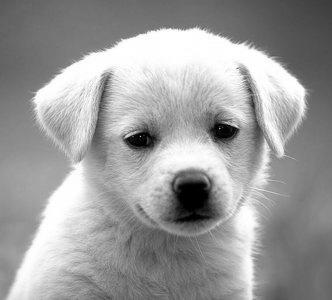
#> input picture Session1/images/dog.jpg, 332 x 300 px
$ jupyter execute Session1.ipynb
#> lines starting #> are read from the running program, lines starting #| are printed output that depends on the picture
# Agenda
1. Read and Show image **(opencv)**
2. Resize , Cropping and Rotating

## import Resources and Library

[cell 1]
import cv2 as cv

path = './images/'

[cell 2]
cv.__version__

### Read an image from file ([imread(path ,Colorflage)](https://docs.opencv.org/4.x/d4/da8/group__imgcodecs.html#ga288b8b3da0892bd651fce07b3bbd3a56))
- **path :**  location of image in files (For example : image\file\NameOfImage )
- **Colorflage :** to read BGR image value **(1)** and Gray image value **(0)**


[cell 3]
path

[cell 4]
img = cv.imread(path+'dog.jpg') # default
#> img is the input picture: shape (300, 332, 3); min 0, max 255, mean 155.7

[cell 5]
print(type(img))
#| <class 'numpy.ndarray'>

[cell 6]
img

[cell 7]
assert img is not None , "Cant read image"

[cell 8]
img.shape
#> Out = (300, 332, 3)
# (Height , Width , numberofchannels)

### Display an image in an OpenCV window ([imshow(title ,img)](https://docs.opencv.org/4.x/d7/dfc/group__highgui.html#ga453d42fe4cb60e5723281a89973ee563))
- Arguments:
    - title of window
    - image object

[cell 9]
cv.imshow("Dog image ", img)
k = cv.waitKey(0)
#> (key Esc is pressed here)
cv.destroyAllWindows()

## Resize image

Tasks:
- Preserve Aspect Ratio (height to width ratio of image is preserved)
    - Downscale (Decrease the size of the image)
    - Upscale (Increase the size of the image)
- Do not preserve Aspect Ratio
    - Resize only the width (Increase or decrease the width of the image keeping height unchanged)
    - Resize only the height (Increase or decrease the height of the image keeping width unchanged)
    - Resize to specific width and height

### Resize Function(resize(src, dsize[, dst[, fx[, fy[, interpolation]]]]))
- src: It is the required input image, it could be a string with the path of the input image
- dsize: It is the desired size of the output image, it can be a new height and width.
- fx: Scale factor along the horizontal axis.
- fy: Scale factor along the vertical axis.
- interpolation: It gives us the option of different methods of resizing the image.

### Down Scale (<=100)

[cell 10]
# to down scale less than or equal 100
Scale_percent = 60
# height = percent * height /100 and width = percent * width / 100
h,w , _ = img.shape
#> h = 300; w = 332
h = int(Scale_percent *h / 100)
#> h = 180
w = int(Scale_percent * w / 100 )
#> w = 199
dim = (h,w)
#> dim = (180, 199)

down_img = cv.resize(img, dim , interpolation = cv.INTER_AREA)
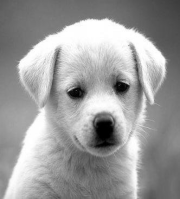
#> down_img: shape (199, 180, 3); min 0, max 255, mean 155.7

[cell 11]
print(down_img.shape)
#| (199, 180, 3)
print(img.shape)
#| (300, 332, 3)

[cell 12]
cv.imshow("Orignal", img)
cv.waitKey(0)
cv.imshow("Down Scaled image ", down_img)
cv.waitKey(0)
cv.destroyAllWindows()

### Up Scale (< 100)

[cell 13]
# to UP scale less than or equal 100
Scale_percent = 200

# height = percent * height /100 and width = percent * width / 100

h,w , _ = img.shape
#> h = 300; w = 332
h = int(Scale_percent *h / 100)
#> h = 600
w = int(Scale_percent * w / 100 )
#> w = 664
dim = (h,w)
#> dim = (600, 664)

UP_img = cv.resize(img, dim , interpolation = cv.INTER_AREA)

[cell 14]
print(UP_img.shape)
#| (664, 600, 3)
print(img.shape)
#| (300, 332, 3)

[cell 15]
cv.imshow("Orignal", img)
cv.waitKey(0)
cv.imshow("UP Scaled image ", UP_img)
cv.waitKey(0)
cv.destroyAllWindows()

### Resize only Width

[cell 16]
h,w , _ = img.shape
h = h
w = 100
dim = (h,w)

Width_img = cv.resize(img, dim , interpolation = cv.INTER_AREA)
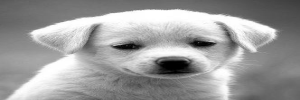
#> Width_img: shape (100, 300, 3); min 0, max 255, mean 155.7

[cell 17]
cv.imshow("Orignal", img)
cv.waitKey(0)
cv.imshow("Width image ", Width_img)
cv.waitKey(0)
cv.destroyAllWindows()

### Resize only Height

[cell 18]
h,w , _ = img.shape
h = 200
w = w
dim = (h,w)

Height_img = cv.resize(img, dim , interpolation = cv.INTER_AREA)
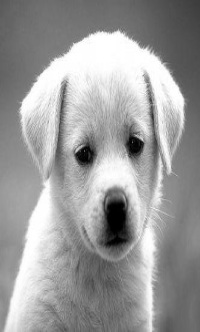
#> Height_img: shape (332, 200, 3); min 0, max 255, mean 155.6

[cell 19]
cv.imshow("Orignal", img)
cv.waitKey(0)
cv.imshow("Height image ", Height_img)
cv.waitKey(0)
cv.destroyAllWindows()

### Resize with Height and Width

[cell 20]
h,w , _ = img.shape
h = 200
w = 200
dim = (h,w)

HW_img = cv.resize(img, dim , interpolation = cv.INTER_AREA)
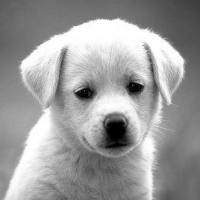
#> HW_img: shape (200, 200, 3); min 0, max 255, mean 155.7

[cell 21]
cv.imshow("Orignal", img)
cv.waitKey(0)
cv.imshow("Height and Width image ", HW_img)
cv.waitKey(0)
cv.destroyAllWindows()

### Scale with fx and fy

[cell 22]
# Scaling Up the image 1.2 times by specifying both scaling factors
scale_up_x = 1.2
scale_up_y = 1.2
# Scaling Down the image 0.6 times specifying a single scale factor.
scale_down = 0.6

scaled_f_down = cv.resize(img, None, fx= scale_down, fy= scale_down, interpolation= cv.INTER_LINEAR)
scaled_f_up = cv.resize(img, None, fx= scale_up_x, fy= scale_up_y, interpolation= cv.INTER_LINEAR)

[cell 23]
cv.imshow("Orignal", img)
cv.waitKey(0)
cv.imshow("scale up ", scaled_f_up)
cv.waitKey(0)
cv.imshow("scale down ", scaled_f_down)
cv.waitKey(0)
cv.destroyAllWindows()

## Exercises

- Resizing With Different Interpolation Methods

# Cropping

[cell 24]
Cropped_img = img [80:200 , 100:200]
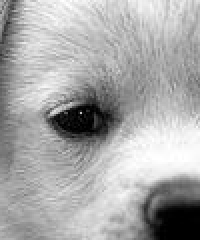
#> Cropped_img: shape (120, 100, 3) (shown 2 times larger); min 0, max 255, mean 168.7
cv.imshow("Orignal", img)
cv.waitKey(0)
cv.imshow("Cropped img ", Cropped_img)
cv.waitKey(0)
cv.destroyAllWindows()

## Exercises
1- Pathing image to blocks

## Rotating

You can rotate an image by a certain angle $\theta$ by defining a transformation matrix M. This matrix is usually of the form:

OpenCV provides the ability to define the center of rotation for the image and a scale factor to resize the image as well. In that case, the transformation matrix gets modified.

In the above matrix:

where ${c_x}$ & ${c_y}$ are the coordinates along which the image is rotated.

OpenCV provides **the getRotationMatrix2D()** function to create the above transformation matrix.

## getRotationMatrix2D(center, angle, scale)

The getRotationMatrix2D() function takes the following arguments:

- center: the center of rotation for the input image
- angle: the angle of rotation in degrees
- scale: an isotropic scale factor which scales the image up or down according to the value provided

If the angle is positive, the image gets rotated in the counter-clockwise direction. If you want to rotate the image clockwise by the same amount, then the angle needs to be negative.

[cell 25]
height, width , _= img.shape
center = (width/2, height/2)

[cell 26]
rotate_matrix = cv.getRotationMatrix2D(center=center, angle=45, scale=1)

[cell 27]
rotate_matrix

## warpAffine(src, M, dsize[, dst[, flags[, borderMode[, borderValue]]]])

The following are the arguments of the function:

- src: the source mage
- M: the transformation matrix
- dsize: size of the output image
- dst: the output image
- flags: combination of interpolation methods such as INTER_LINEAR or INTER_NEAREST
- borderMode: the pixel extrapolation method
- borderValue: the value to be used in case of a constant border, has a default value of 0

[cell 28]
# Rotate the image using cv2.warpAffine
rotated_image = cv.warpAffine(src=img, M=rotate_matrix, dsize=(width, height))
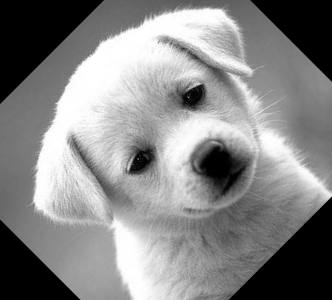
#> rotated_image: shape (300, 332, 3); min 0, max 255, mean 134.2
print(img.shape)
#| (300, 332, 3)
print(rotated_image.shape)
#| (300, 332, 3)

[cell 29]
cv.imshow("Orignal", img)
cv.waitKey(0)
cv.imshow("Rotated image 45 ", rotated_image)
cv.waitKey(0)
cv.destroyAllWindows()

[cell 30]
rotate_matrix_90 = cv.getRotationMatrix2D(center=center, angle = 90, scale=1)
rotate_matrix_180 = cv.getRotationMatrix2D(center=center, angle = 180, scale=1)

[cell 31]
rotated_image_90 = cv.warpAffine(src=img, M=rotate_matrix_90, dsize=(width, height))
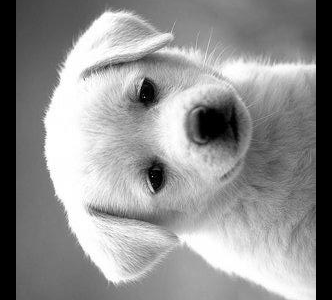
#> rotated_image_90: shape (300, 332, 3); min 0, max 255, mean 144.2
rotated_image_180 = cv.warpAffine(src=img, M=rotate_matrix_180, dsize=(width, height))
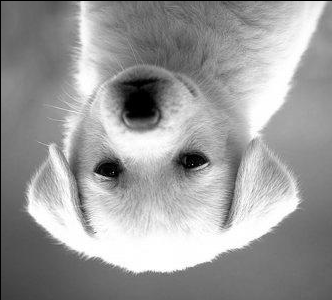
#> rotated_image_180: shape (300, 332, 3); min 0, max 255, mean 155
